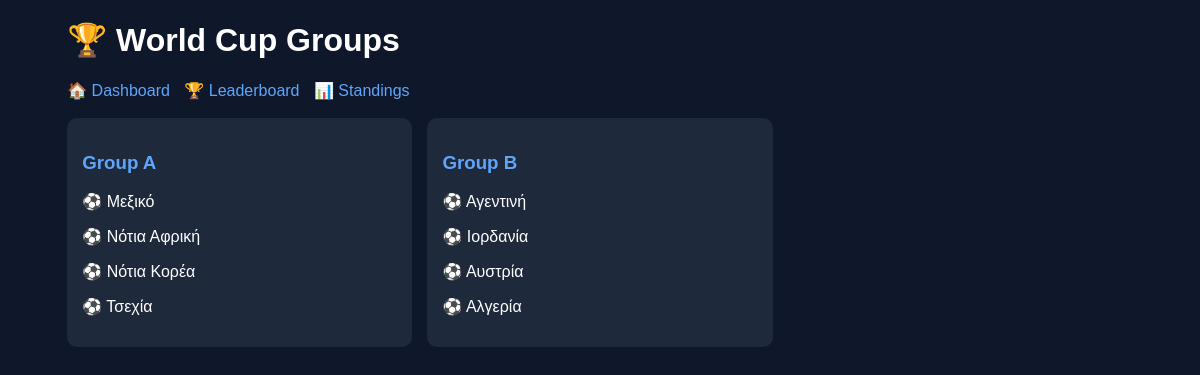
Screenshot of /groups with the database file from the repository.
### tables this page shows
CREATE TABLE groups (
        id INTEGER PRIMARY KEY AUTOINCREMENT,
        group_name TEXT,
        team_name TEXT
    );

### app.py (the view)
@app.route("/groups")
def groups():
    from models.database import get_connection
    conn = get_connection()
    cursor = conn.cursor()
    cursor.execute("""
        SELECT group_name, team_name
        FROM groups
        ORDER BY group_name
    """)
    data = cursor.fetchall()
    conn.close()
    groups_dict = {}
    for g, team in data:
        if g not in groups_dict:
            groups_dict[g] = []
        groups_dict[g].append(team)
    return render_template("groups.html", groups=groups_dict)

### models/database.py (called while the page is built)
def get_connection():
    return sqlite3.connect(DB_PATH)

### templates/groups.html (shortened to what this page needs)
<!DOCTYPE html>
<html>
<head>
</head>
<body>
<div class="container">
<h1>🏆 World Cup Groups</h1>
<div class="nav">
    <a href="/dashboard">🏠 Dashboard</a>
    <a href="/leaderboard">🏆 Leaderboard</a>
    <a href="/standings">📊 Standings</a>
</div>
<br>
<div class="grid">
{% for group, teams in groups.items() %}
<div class="card">
    <h3>Group {{ group }}</h3>
    {% for team in teams %}
        <p>⚽ {{ team }}</p>
    {% endfor %}
</div>
{% endfor %}
</div>
</div>
</body>
</html>

### templates/groups.html (style rules this page uses)
body { font-family: Arial; background:#0f172a; color:white; }
.container { width:90%; margin:auto; }
.grid { display:grid; grid-template-columns: repeat(3, 1fr); gap:15px; }
.card { background:#1e293b; padding:15px; border-radius:10px; }
h3 { color:#60a5fa; }
.nav a { color:#60a5fa; margin-right:10px; text-decoration:none; }

### rows the page displays
groups: team_name "Μεξικό"
groups: team_name "Νότια Αφρική"
groups: team_name "Νότια Κορέα"
groups: team_name "Τσεχία"
groups: team_name "Αγεντινή"
groups: team_name "Ιορδανία"
groups: team_name "Αυστρία"
groups: team_name "Αλγερία"

### other values shown
{{ group }} "A" "B"
